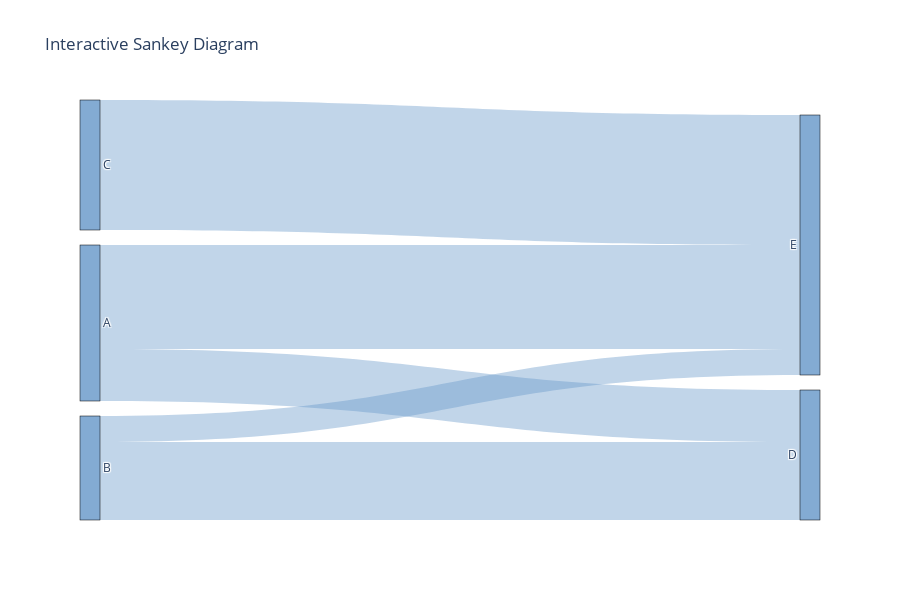

Notebook source saved alongside this figure:
### Markdown cell above
## Example 1: Simple Flow Diagram

### Code cell
# Create simple data
data = pd.DataFrame({
    'source': ['A', 'A', 'B', 'B', 'C'],
    'target': ['D', 'E', 'D', 'E', 'E'],
    'value': [10, 20, 15, 5, 25]
})

# Create and display
diagram = SankeyDiagram(data)
diagram.render('source', 'target', 'value').show()

### Figure 1 — Plotly figure (JSON) as saved in the notebook; plotly's stock layout.template omitted (floating-point values rounded to 4 significant figures)
{"data": [{"link": {"color": ["rgba(100, 150, 200, 0.4)", "rgba(100, 150, 200, 0.4)", "rgba(100, 150, 200, 0.4)", "rgba(100, 150, 200, 0.4)", "rgba(100, 150, 200, 0.4)"], "source": [3, 3, 1, 1, 4], "target": [2, 0, 2, 0, 0], "value": [10, 20, 15, 5, 25]}, "node": {"color": "rgba(100, 150, 200, 0.8)", "label": ["E", "B", "D", "A", "C"], "line": {"color": "black", "width": 0.5}, "pad": 15, "thickness": 20}, "type": "sankey"}], "layout": {"font": {"size": 12}, "height": 600, "title": {"text": "Interactive Sankey Diagram"}}}
